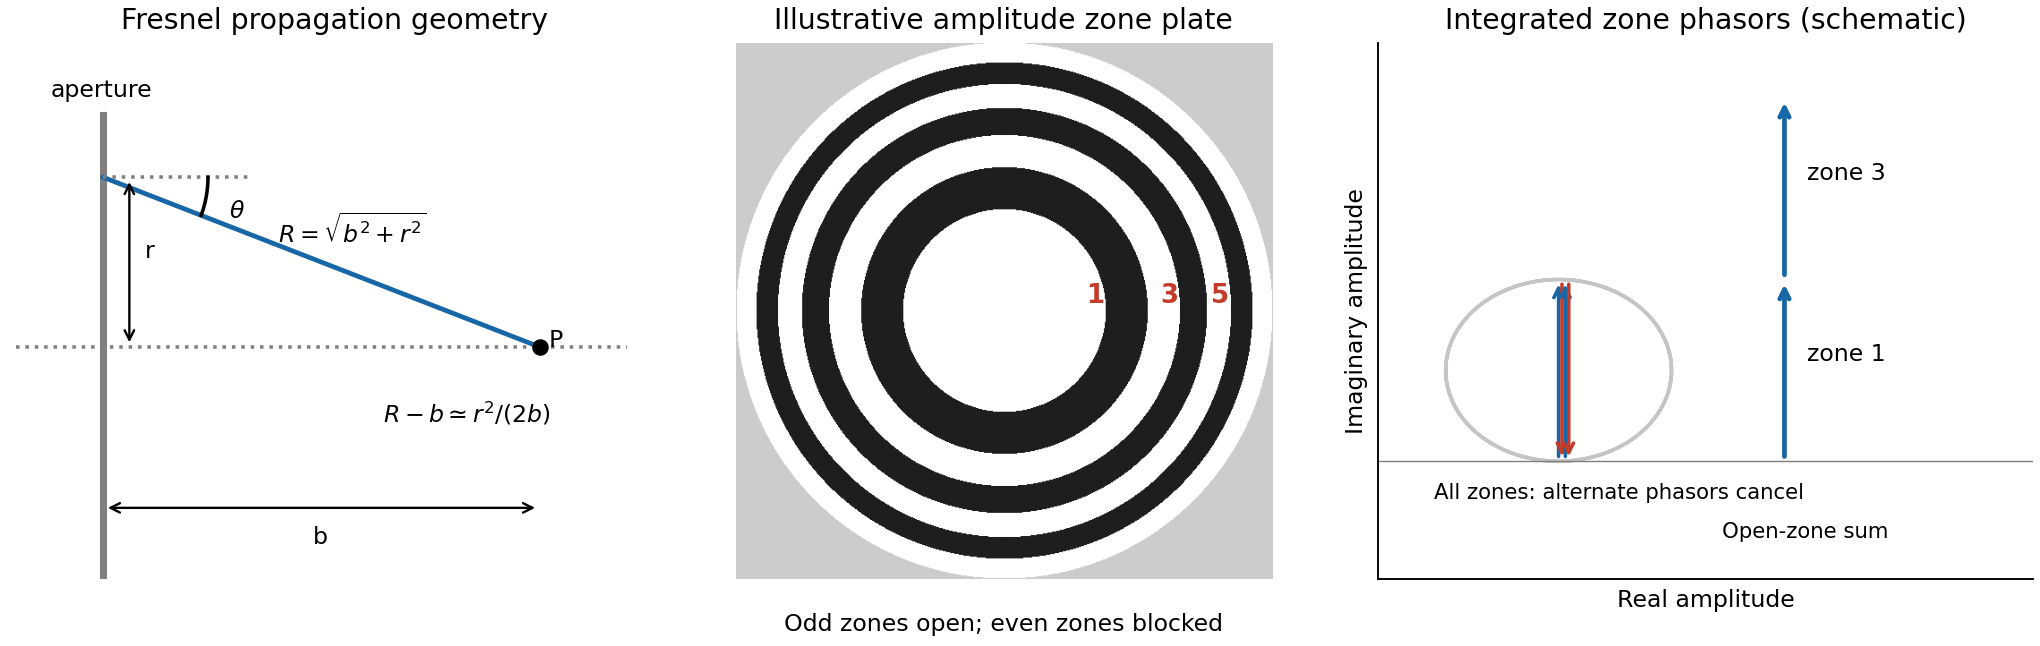

Reproduce this figure in Python.
"""Original explanatory figure; run under Python 3.14 with numpy and matplotlib.
Writes its PNG basename to the current working directory.
"""
import numpy as np
import matplotlib
matplotlib.use("Agg")
import matplotlib.pyplot as plt
from matplotlib.patches import Rectangle, Circle, FancyArrowPatch
plt.rcParams.update({"font.size":10,"axes.spines.top":False,"axes.spines.right":False,"figure.facecolor":"white","savefig.facecolor":"white"})
fig,axs=plt.subplots(1,3,figsize=(12,3.8),layout='constrained')
a=axs[0];a.plot([0,0],[-1.3,1.3],color='gray',lw=3);a.plot([-.5,3],[0,0],':',color='gray')
a.plot([0,2.5],[.95,0],color='#1766a5',lw=2);a.plot(2.5,0,'ko');a.text(2.55,0,'P')
a.annotate('',(0,-.9),(2.5,-.9),arrowprops=dict(arrowstyle='<->'));a.text(1.2,-1.1,'b')
a.annotate('',(.15,0),(.15,.95),arrowprops=dict(arrowstyle='<->'));a.text(.24,.5,'r')
a.plot([0,.85],[.95,.95],':',color='gray');ang=np.linspace(-np.arctan(.95/2.5),0,35);a.plot(.6*np.cos(ang),.95+.6*np.sin(ang),color='black');a.text(.72,.72,r'$\theta$')
a.text(1.0,.58,r'$R=\sqrt{b^2+r^2}$');a.text(-.3,1.4,'aperture');a.text(1.6,-.42,r'$R-b\simeq r^2/(2b)$')
a.axis('off');a.set(xlim=(-.55,3.2),ylim=(-1.3,1.7),title='Fresnel propagation geometry')
a=axs[1];lim=np.sqrt(7);xy=np.linspace(-lim,lim,600);X,Y=np.meshgrid(xy,xy);s=X*X+Y*Y
n=np.floor(s).astype(int)+1;img=np.ones_like(s);img[(n%2==0)&(s<7)]=.12;img[s>=7]=.8
a.imshow(img,extent=(-lim,lim,-lim,lim),cmap='gray',vmin=0,vmax=1,origin='lower')
for j in [1,3,5]:a.text(np.sqrt(j)-.19,.08,str(j),color='#c33c29',weight='bold',fontsize=11)
a.text(0,-3.16,'Odd zones open; even zones blocked',ha='center');a.set_title('Illustrative amplitude zone plate');a.axis('off')
a=axs[2]
# With phase variable t, the cumulative integral is sin(t)+i(1-cos(t)).
t=np.linspace(0,4*np.pi,400);a.plot(np.sin(t),1-np.cos(t),color='gray',alpha=.45)
for j in range(4):
 start=np.array([0.,0.]) if j%2==0 else np.array([0.,2.]);end=np.array([0.,2.]) if j%2==0 else np.array([0.,0.])
 a.annotate('',end+.03*j*np.array([1,0]),start+.03*j*np.array([1,0]),arrowprops=dict(arrowstyle='->',color='#1766a5' if j%2==0 else '#c33c29',lw=1.5))
a.text(-1.1,-.42,'All zones: alternate phasors cancel',fontsize=9)
a.annotate('',(2,2),(2,0),arrowprops=dict(arrowstyle='->',color='#1766a5',lw=2));a.annotate('',(2,4),(2,2),arrowprops=dict(arrowstyle='->',color='#1766a5',lw=2))
a.text(2.2,1.1,'zone 1');a.text(2.2,3.1,'zone 3');a.text(1.45,-.85,'Open-zone sum',fontsize=9)
a.axhline(0,color='gray',lw=.6);a.set(xlim=(-1.6,4.2),ylim=(-1.3,4.6),xlabel='Real amplitude',ylabel='Imaginary amplitude',title='Integrated zone phasors (schematic)');a.set_xticks([]);a.set_yticks([])
fig.savefig('paper-2-fresnel-zones.png',dpi=170);plt.close(fig)
